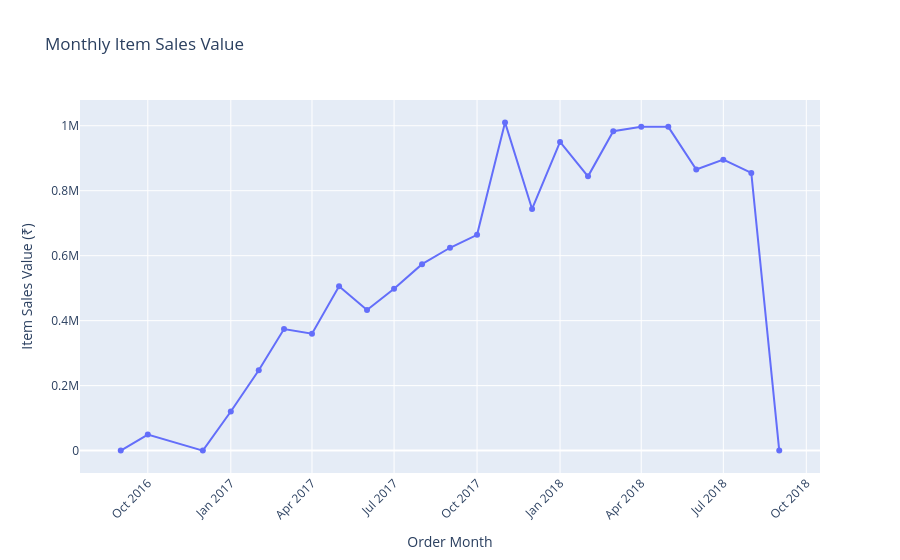

The notebook cell saved with this chart:
### Code cell
fig = px.line(
    monthly_sales,
    x="order_month",
    y="item_sales_value",
    markers=True,
    title="Monthly Item Sales Value",
    labels={
        "order_month": "Order Month",
        "item_sales_value": "Item Sales Value (₹)"
    },
    hover_data={
        "items_sold": True,
        "item_sales_value": ":,.2f"
    }
)

fig.update_layout(
    xaxis_tickangle=-45,
    hovermode="x unified"
)

fig.show()


plt.figure(figsize=(12, 6))
sns.lineplot(
    data=monthly_sales,
    x="order_month",
    y="item_sales_value",
    marker="o", label="Monthly Item sale"
)
plt.legend()
plt.xticks(rotation=45)
plt.title("Monthly Item Sales Value")
plt.xlabel("Order Month")
plt.ylabel("Sum of Item Prices")

plt.tight_layout()
plt.show()

### Figure 1 — Plotly figure (JSON) as saved in the notebook; plotly's stock layout.template omitted (floating-point values rounded to 4 significant figures)
{"data": [{"customdata": [[6], [363], [1], [955], [1951], [3000], [2684], [4136], [3583], [4519], [4910], [4831], [5322], [8665], [6308], [8208], [7672], [8217], [7975], [7925], [7078], [7092], [7248], [1]], "hovertemplate": "Order Month=%{x}<br>Item Sales Value (₹)=%{y:,.2f}<br>items_sold=%{customdata[0]}<extra></extra>", "legendgroup": "", "line": {"color": "#636efa", "dash": "solid"}, "marker": {"symbol": "circle"}, "mode": "lines+markers", "name": "", "orientation": "v", "showlegend": false, "type": "scatter", "x": ["2016-09", "2016-10", "2016-12", "2017-01", "2017-02", "2017-03", "2017-04", "2017-05", "2017-06", "2017-07", "2017-08", "2017-09", "2017-10", "2017-11", "2017-12", "2018-01", "2018-02", "2018-03", "2018-04", "2018-05", "2018-06", "2018-07", "2018-08", "2018-09"], "xaxis": "x", "y": [267.4, 49510.0, 10.9, 120300.0, 247300.0, 374300.0, 359900.0, 506100.0, 433000.0, 498000.0, 574000.0, 624400.0, 664200.0, 1010000.0, 743900.0, 950000.0, 844200.0, 983200.0, 996600.0, 996500.0, 865100.0, 895500.0, 854700.0, 145.0], "yaxis": "y"}], "layout": {"hovermode": "x unified", "legend": {"tracegroupgap": 0}, "title": {"text": "Monthly Item Sales Value"}, "xaxis": {"anchor": "y", "domain": [0, 1], "tickangle": -45, "title": {"text": "Order Month"}}, "yaxis": {"anchor": "x", "domain": [0, 1], "title": {"text": "Item Sales Value (₹)"}}}}
